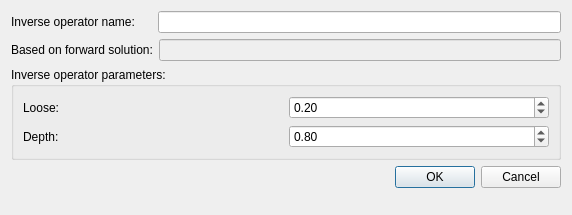
<?xml version="1.0" encoding="UTF-8"?>
<ui version="4.0">
 <class>inverseOperatorDialog</class>
 <widget class="QDialog" name="inverseOperatorDialog">
  <property name="geometry">
   <rect>
    <x>0</x>
    <y>0</y>
    <width>572</width>
    <height>215</height>
   </rect>
  </property>
  <property name="windowTitle">
   <string>Create new inverse operator</string>
  </property>
  <property name="modal">
   <bool>true</bool>
  </property>
  <layout class="QFormLayout" name="formLayout_3">
   <property name="fieldGrowthPolicy">
    <enum>QFormLayout::AllNonFixedFieldsGrow</enum>
   </property>
   <item row="0" column="0" colspan="2">
    <layout class="QVBoxLayout" name="verticalLayout">
     <item>
      <layout class="QHBoxLayout" name="horizontalLayout_6">
       <item>
        <widget class="QLabel" name="labelInverseOperatorName">
         <property name="text">
          <string>Inverse operator name:     </string>
         </property>
        </widget>
       </item>
       <item>
        <widget class="QLineEdit" name="lineEditInverseOperatorName"/>
       </item>
      </layout>
     </item>
     <item>
      <layout class="QHBoxLayout" name="horizontalLayout">
       <item>
        <widget class="QLabel" name="labelIBasedOn">
         <property name="text">
          <string>Based on forward solution:</string>
         </property>
        </widget>
       </item>
       <item>
        <widget class="QLineEdit" name="lineEditBasedOn">
         <property name="enabled">
          <bool>false</bool>
         </property>
        </widget>
       </item>
      </layout>
     </item>
    </layout>
   </item>
   <item row="2" column="0" colspan="2">
    <widget class="QGroupBox" name="groupBoxInverseOperatorParameters">
     <property name="title">
      <string>Inverse operator parameters:</string>
     </property>
     <layout class="QGridLayout" name="gridLayout_3">
      <item row="0" column="0">
       <layout class="QVBoxLayout" name="verticalLayout_2">
        <item>
         <layout class="QHBoxLayout" name="horizontalLayout_2">
          <item>
           <widget class="QLabel" name="labelLoose">
            <property name="text">
             <string>Loose:</string>
            </property>
            <property name="buddy">
             <cstring></cstring>
            </property>
           </widget>
          </item>
          <item>
           <widget class="QDoubleSpinBox" name="doubleSpinBoxLoose">
            <property name="maximum">
             <double>1.000000000000000</double>
            </property>
            <property name="singleStep">
             <double>0.050000000000000</double>
            </property>
            <property name="value">
             <double>0.200000000000000</double>
            </property>
           </widget>
          </item>
         </layout>
        </item>
        <item>
         <layout class="QHBoxLayout" name="horizontalLayout_3">
          <item>
           <widget class="QLabel" name="labelDepth">
            <property name="text">
             <string>Depth:</string>
            </property>
           </widget>
          </item>
          <item>
           <widget class="QDoubleSpinBox" name="doubleSpinBoxDepth">
            <property name="maximum">
             <double>1.000000000000000</double>
            </property>
            <property name="singleStep">
             <double>0.050000000000000</double>
            </property>
            <property name="value">
             <double>0.800000000000000</double>
            </property>
           </widget>
          </item>
         </layout>
        </item>
       </layout>
      </item>
     </layout>
    </widget>
   </item>
   <item row="3" column="0" colspan="2">
    <widget class="QDialogButtonBox" name="buttonBox">
     <property name="orientation">
      <enum>Qt::Horizontal</enum>
     </property>
     <property name="standardButtons">
      <set>QDialogButtonBox::Cancel|QDialogButtonBox::Ok</set>
     </property>
    </widget>
   </item>
  </layout>
 </widget>
 <resources/>
 <connections>
  <connection>
   <sender>buttonBox</sender>
   <signal>accepted()</signal>
   <receiver>inverseOperatorDialog</receiver>
   <slot>accept()</slot>
   <hints>
    <hint type="sourcelabel">
     <x>569</x>
     <y>552</y>
    </hint>
    <hint type="destinationlabel">
     <x>157</x>
     <y>274</y>
    </hint>
   </hints>
  </connection>
  <connection>
   <sender>buttonBox</sender>
   <signal>rejected()</signal>
   <receiver>inverseOperatorDialog</receiver>
   <slot>reject()</slot>
   <hints>
    <hint type="sourcelabel">
     <x>569</x>
     <y>552</y>
    </hint>
    <hint type="destinationlabel">
     <x>286</x>
     <y>274</y>
    </hint>
   </hints>
  </connection>
 </connections>
</ui>
